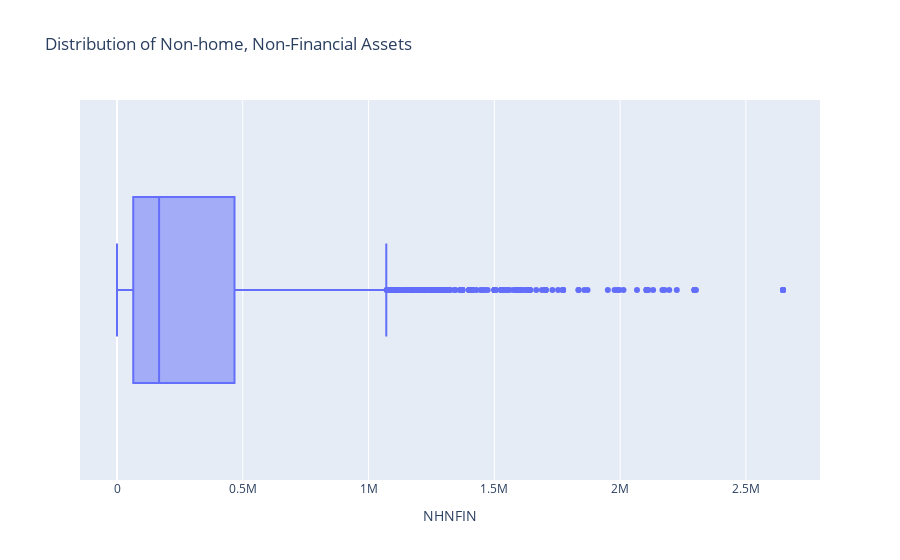

Write notebook code for a chart like this one.
### Code cell
fig = px.box(
    df_hbus_new,
    x='NHNFIN',
    labels={'N-NFIN': 'Value [$]'},
    title= 'Distribution of Non-home, Non-Financial Assets'
)
fig.show()

### Figure 1 — Plotly figure (JSON) as saved in the notebook; plotly's stock layout.template omitted (floating-point values rounded to 4 significant figures; data arrays with more than 128 entries replaced by an {"elided": "..."} marker saying what was removed)
{"data": [{"alignmentgroup": "True", "hovertemplate": "NHNFIN=%{x}<extra></extra>", "legendgroup": "", "marker": {"color": "#636efa"}, "name": "", "notched": false, "offsetgroup": "", "orientation": "h", "showlegend": false, "type": "box", "x": {"elided": "2720 float values"}, "x0": " ", "xaxis": "x", "y0": " ", "yaxis": "y"}], "layout": {"autosize": true, "boxmode": "group", "legend": {"tracegroupgap": 0}, "title": {"text": "Distribution of Non-home, Non-Financial Assets"}, "xaxis": {"anchor": "y", "autorange": true, "domain": [0, 1], "range": [-147100.0, 2795000.0], "title": {"text": "NHNFIN"}, "type": "linear"}, "yaxis": {"anchor": "x", "autorange": true, "domain": [0, 1], "range": [-0.5, 0.5], "type": "category"}}}
